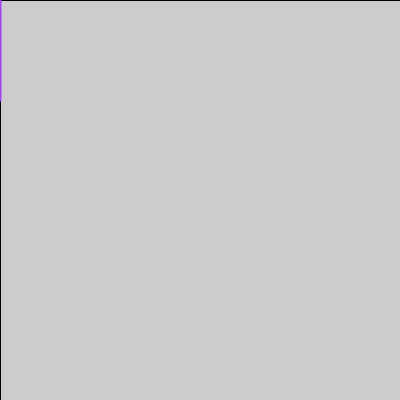
Frame 1 (no input)
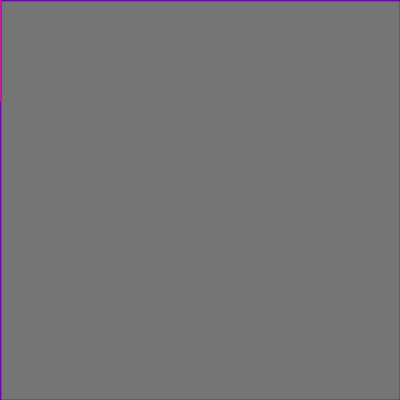
Frame 60 (the mouse pressed at the canvas centre just before this capture)
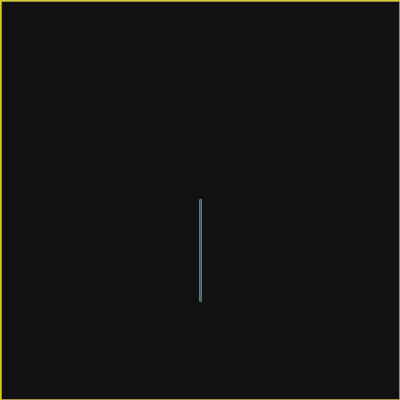
Frame 120 (the mouse held since frame 60 and released just before this capture)

The Processing sketch that drew these frames (run headless with seeded random() and noise(); from frame 60 on, the mouse is pressed at the canvas centre):

// Processing sketch: processing_117999
// ── processing_117999.pde

float i=0;
void setup(){
  size(400,400);
  smooth();
}

void draw(){
  noCursor();
  fill(0,i);
  rect(0,0,width,height);
  strokeWeight(2);
  stroke(random(255),random(255), random(255));
  line(mouseX, mouseY, mouseX, mouseY+100);
  
  if(i<20){
    i=i+0.1;
  }
  else i=0;
  println(i);
}
